Frame 1 (no input): blank canvas, image omitted
Frame 60 (the mouse pressed at the canvas centre just before this capture): blank canvas, image omitted
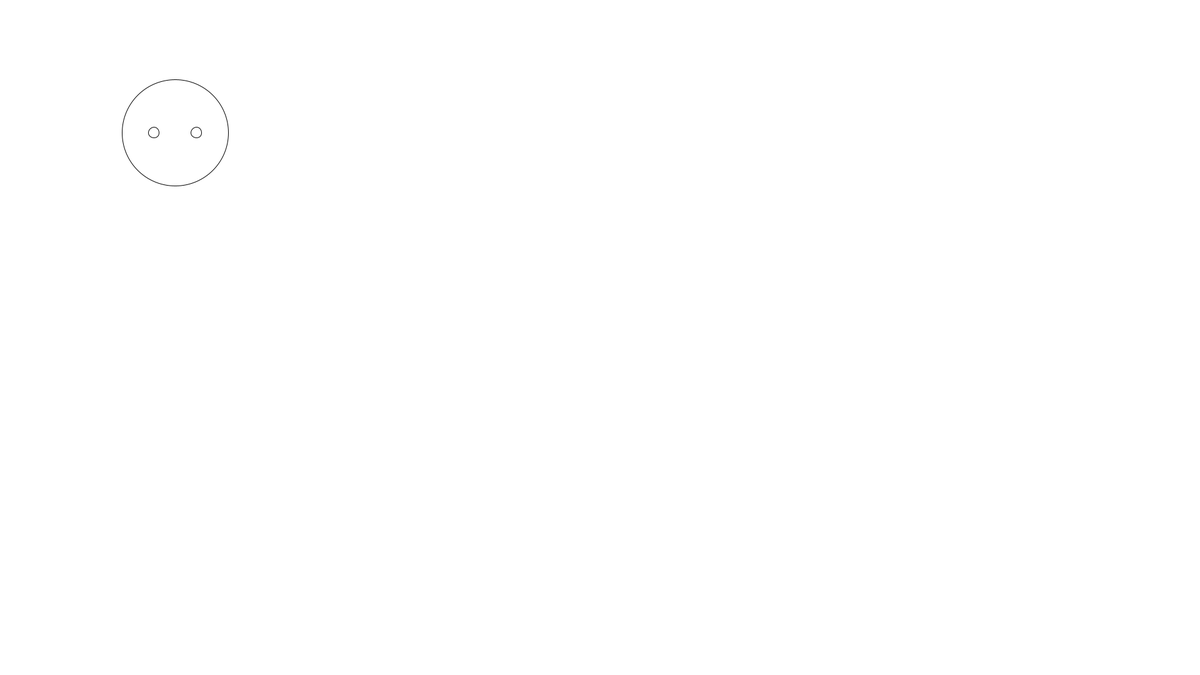
Frame 120 (the mouse held since frame 60 and released just before this capture)

The Processing sketch whose frames 1 and 60 were blank and that drew this single picture after the mouse press (run headless with seeded random() and noise(); from frame 60 on, the mouse is pressed at the canvas centre):

// Processing sketch: TheCreature_2_2019
// ── TheCreature_2_2019.pde
/*
  Dette skulle være løsningen på "Creature Walk", men der er noget galt!
 
 Opgave 1: Læs programmet med en ven og find ud af hvordan koden fungerer
 Opgave 2: Boldens øjne bevæger sig og forstørres forkert. Det skal rettes
 Opgave 3: Bolden hopper ikke op og ned. Det skal fikses (hint: se ballwalk)
 Opgave 4: Skriv kode-kommentarer, der forklarer dine rettelser og upload til gitHub.
 Opgave 5: Aflever dokument med link på lectio (lectio registrerer ikke en kommentar som aflevering) 
 */

float ballX             = 100, ballY             = 100;  
float speedX            = 1.5, speedY            = 1;
float ballSize          = 50, eyedistance       = ballSize/5;
float eyeSize           = 5;
float zoomFactor        = 1;
float legX, kneeX;
float legY, kneeY;
float hipX, hipY;
float ballYremb = ballY;

//setup: kører kun en gang ved progam-start
// De to tegn: { } betyder kode scope. Variabler har altid et scope de lever indenfor!
void setup() {  
  size(1920, 1080);
}

//draw: kører default 30  gange per sekund
void draw() {                         
  background(255); 
  ballY += speedY;              //bevæge sig ned
  ballYremb += speedY;
  ballY += sin(ballX*0.2)*10; //Hoppe op og ned
  ballX += speedX;             //bevæge sig til siden
  ballSize += zoomFactor;      //Forstørre krop
  eyeSize = ballSize/10;       //Forstørre øjne ift krop
  eyedistance = ballSize/5;    //Flytte øjne it kropstørrelse

  ellipse(ballX, ballY, ballSize, ballSize);           //draw krop
  ellipse(ballX-eyedistance, ballY, eyeSize, eyeSize); //draw left eye
  ellipse(ballX+eyedistance, ballY, eyeSize, eyeSize); //draw right eye
}
